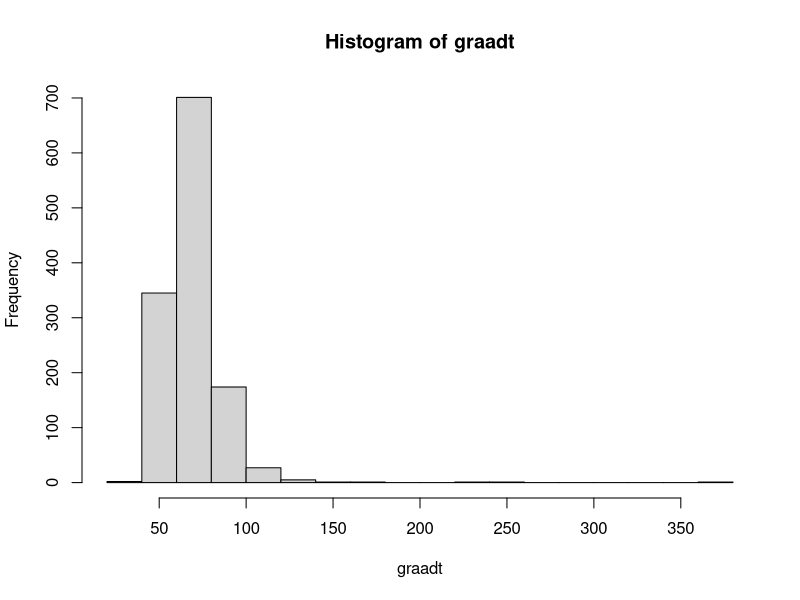
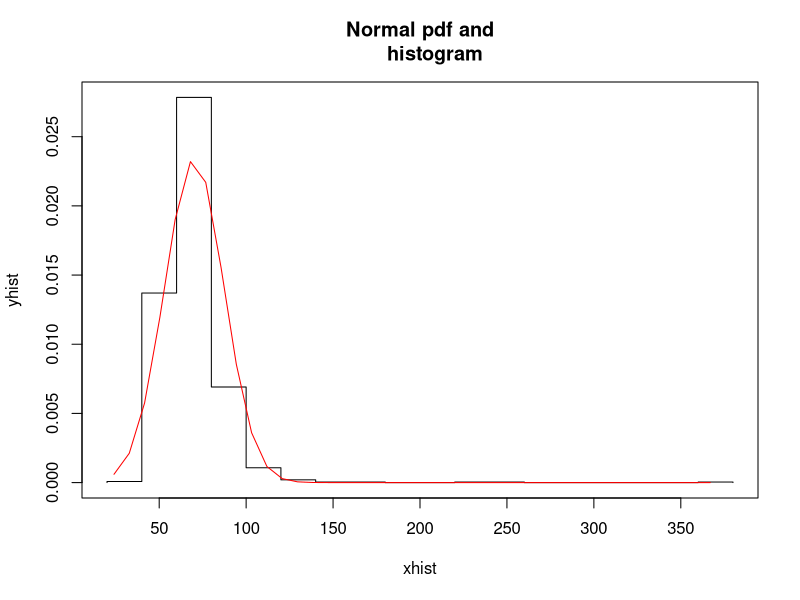
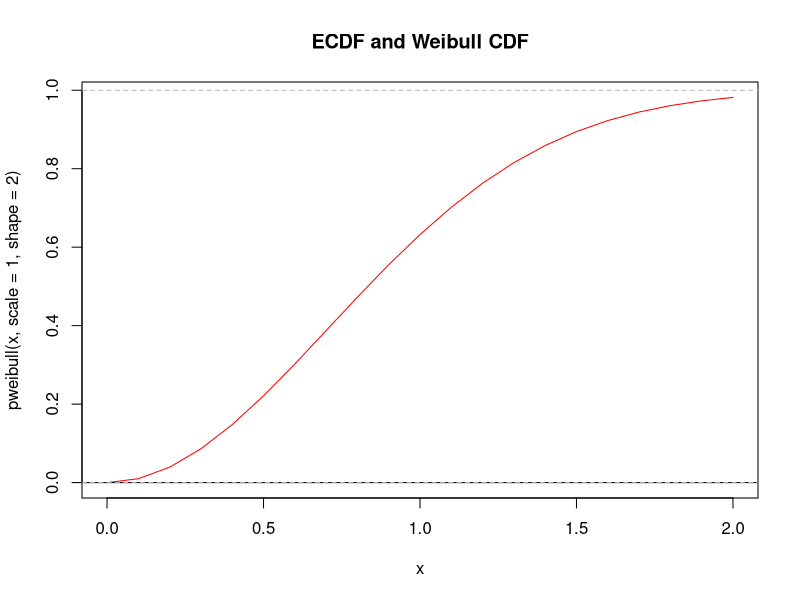

These charts were generated, in order, by the following R code:
# Fitting a distribution for the amount of passengers per hour.
# This average per hour can then be used as the rate parameter to generate
# interarrival times via a Poisson proces.

# 
# # The bus data going from AZU, Heidelberglaan, De Kromme Rijn, Stadion Galgenwaard,
# #                         Rubenslaan, Sterrenwijk, Bleekstraat to CS Centrumzijde.
# bus_AZU_Centraal <- read.csv("Data/Input/12a.csv",
#                               header= TRUE, sep=";")
# 
# # The bus data going from CS Centrumzijde, Bleekstraat, Sterrenwijk, Rubenslaan,
# #                         Stadion Galgenwaard, De Kromme Rijn, Heidelberglaan to AZU.
# bus_Centraal_AZU <- read.csv("Data/Input/12b.csv",
#                               header= TRUE, sep=";")
# 
# 
# # Remove unnecessary Trip information.
# bus_AZU_Centraal <- subset(bus_AZU_Centraal, select=-Trip)
# bus_Centraal_AZU <- subset(bus_Centraal_AZU, select=-Trip)
# 
# # Sum all passenger arrivals within an hour per day.
# bus_AZU_Centraal <- aggregate(x = bus_AZU_Centraal[colnames(bus_AZU_Centraal[,3:ncol(bus_AZU_Centraal)])],
#                               FUN = sum,
#                               by = list(Date = bus_AZU_Centraal$Date,
#                                         Time = as.POSIXlt(strptime(bus_AZU_Centraal$Departure, format="%H:%M"))$hour)))
# 
# # https://stackoverflow.com/questions/13649019/with-r-split-time-series-data-into-time-intervals-say-an-hour-and-then-plot-t
# 
# 
# # First sort by time and by date to have an ordering of days and their hours.
# # https://stackoverflow.com/questions/10683224/obtain-hour-from-datetime-vector
# bus_AZU_Centraal <- bus_AZU_Centraal[order(as.Date(bus_AZU_Centraal$Date, format="%d-%m-%Y"),
#                                            as.POSIXlt(bus_AZU_Centraal$Time, format="%H:%M"),,drop=FALSE]
# 
# # 
# # # Sum all passenger arrivals within an hour per day.
# # bus_AZU_Centraal <- aggregate(x = bus_AZU_Centraal[colnames(bus_AZU_Centraal[,3:ncol(bus_AZU_Centraal)])],
# #                               FUN = sum,
# #                               by = list(Date = bus_AZU_Centraal$Date,
# #                                         Hour = cut(as.POSIXct(bus_AZU_Centraal$Departure), format="%H%M", "hour")))
# # 
# # # https://stackoverflow.com/questions/13649019/with-r-split-time-series-data-into-time-intervals-say-an-hour-and-then-plot-t
# # 
# # 
# # # First sort by time and by date to have an ordering of days and their hours.
# # # https://stackoverflow.com/questions/10683224/obtain-hour-from-datetime-vector
# # bus_AZU_Centraal <- bus_AZU_Centraal[order(as.Date(bus_AZU_Centraal$Date,format="%d-%m-%Y"),
# #                                            as.POSIXlt(bus_AZU_Centraal$Hour, format="%H%M")),,drop=FALSE]
# 
# 
# # Remove unnecessary row names.
# row.names(bus_AZU_Centraal) <- NULL
# 
# 
# 
# 
# # The tram prognosis data in both directions.
# tram <- read.csv("Data/Input/passengerprognose.csv",
#                  header= FALSE, sep=";")


##########################################
# Tram properties Nieuwegeinlijn fitting
##########################################
# The driving times for the tram on the Nieuwegein tram line.
nieuwegein <- read.csv("Data/Input/runtimes.csv",
                        header= TRUE, sep=";")

# The average driving time per stop.
averageNieuwegein <- colMeans(nieuwegein)

# The driving times to Graadt van Roggenweg.
graadt <- nieuwegein[,1]

# Fit distributions
#install.packages("MASS")
library(MASS) ## loading package MASS
fitdistr(graadt, "gamma") ## fitting gamma pdf parameters
fitdistr(graadt, densfun=dweibull, start=list(scale=1, shape=2)) ## fitting Weibull pdf parameters
fitdistr(graadt,"normal") ## fitting gaussian pdf parameters

# The pdf curve and histogram plotted together.
h <- hist(graadt, breaks=15)
xhist <- c(min(h$breaks), h$breaks)
yhist <- c(0, h$density, 0)
xfit <- seq(min(graadt), max(graadt), length=40)
yfit <- dnorm(xfit, mean=mean(graadt), sd=sd(graadt))
plot(xhist, yhist, type="s", ylim=c(0,max(yhist, yfit)), main="Normal pdf and
     histogram")
lines(xfit, yfit, col="red")

# Kolmogorov-Smirnov goodness test
ks.test(graadt,"pweibull", shape=2,scale=1)

# Show true and approximated Weibull
x <- seq(0, 2, 0.1)
plot(x, pweibull(x, scale=1, shape=2), type="l", col="red", main="ECDF and Weibull CDF")
plot(ecdf(graadt), add=TRUE)


# # Distribution fitting
# # Create 200 data points from normal distribution.
# x.norm <- rnorm(n=200, m=10, sd=2)
# # Plot data points.
# hist(x.norm, main="Histogram of observed data")
# 
# # Plot density of data.
# plot(density(x.norm), main="Density estimate of data")
# plot(ecdf(x.norm), main="Empirical cumulative distribution function")
# 
# # Create QQPlot.
# z.norm <- (x.norm-mean(x.norm)) / sd(x.norm) ## standardized data
# qqnorm(z.norm) ## drawing the QQplot
# abline(0, 1) ## drawing a 45-degree reference line
# 
# 
# # Weibull QQPlot.
# x.wei <- rweibull(n=200, shape=2.1, scale=1.1) ## sampling from a Weibull distribution with parameters shape=2.1 and scale=1.1
# x.teo <- rweibull(n=200, shape=2, scale=1) ## theorical quantiles from a Weibull population with known parameters shape=2 & scale=1
# qqplot(x.teo, x.wei, main="QQ-plot distr. Weibull") ## QQ-plot
# abline(0, 1) ## a 45-degree reference line is plotted
# 
# 
# # Poisson distribution
# x.poi<-rpois(n=200, lambda=2.5)
# hist(x.poi, main="Poisson distribution")
# # Normal distribution
# curve(dnorm(x, m=10, sd=2), from=0, to=20, main="Normal distribution")
# # Gamma distribution
# curve(dgamma(x, scale=1.5, shape=2),from=0, to=15, main="Gamma distribution")
# # Weibull
# curve(dweibull(x, scale=2.5, shape=1.5),from=0, to=15, main="Weibull distribution")
# 
# #install.packages("fBasics")
# library(fBasics) ## package loading
# skewness(x.norm) ## skewness of a normal distribution
# kurtosis(x.norm) ## kurtosis of a normal distribution
# skewness(x.wei) ## skewness of a Weibull distribution
# kurtosis(x.wei) ## kurtosis of a Weibull distribution
# 
# 
# # Get the gamma parameters lambda and alpha.
# x.gam <- rgamma(200, rate=0.5, shape=3.5) ## sampling from a gamma distribution with ??=0.5 (scale parameter 12) and ??=3.5 (shape parameter)
# med.gam <- mean(x.gam) ## sample mean
# var.gam <- var(x.gam) ## sample variance
# l.est <- med.gam/var.gam ## lambda estimate (corresponds to rate)
# a.est <- ((med.gam)^2)/var.gam ## alfa estimate
# 
# # Fit distributions
# #install.packages("MASS")
# library(MASS) ## loading package MASS
# fitdistr(x.gam, "gamma") ## fitting gamma pdf parameters
# fitdistr(x.wei, densfun=dweibull, start=list(scale=1, shape=2))## fitting Weibull pdf parameters
# fitdistr(x.norm,"normal") ## fitting gaussian pdf parameters
# 
# 
# ## -------------- Goodness of Fit --------------
# lambda.est <- mean(x.poi) ## estimate of parameter lambda
# tab.os <- table(x.poi)## table with empirical frequencies
# freq.os <- vector()
# for(i in 1: length(tab.os)) freq.os[i]<-tab.os[[i]] ## vector of empirical frequencies
# freq.ex<-(dpois(0:max(x.poi),lambda=lambda.est)*200) ## vector of fitted (expected) frequencies
# acc <- mean(abs(freq.os-trunc(freq.ex))) ## absolute goodness of fit index
# acc/mean(freq.os)*100 ## relative (percent) goodness of fit index
# 
# # The pdf curve and histogram plotted together.
# h <- hist(x.norm, breaks=15)
# xhist <- c(min(h$breaks), h$breaks)
# yhist <- c(0, h$density, 0)
# xfit <- seq(min(x.norm), max(x.norm), length=40)
# yfit <- dnorm(xfit, mean=mean(x.norm), sd=sd(x.norm))
# plot(xhist, yhist, type="s", ylim=c(0,max(yhist, yfit)), main="Normal pdf and
#      histogram")
# lines(xfit, yfit, col="red")
# 
# # Chi-square goodness test
# #install.packages("vcd")
# library(vcd) ## loading vcd package
# gf <- goodfit(x.poi, type="poisson", method="MinChisq")
# summary(gf)
# plot(gf, main="Count data vs Poisson distribution")
# 
# # Continous distribution chi-square test
# x.gam.cut<-cut(x.gam,breaks=c(0,3,6,9,12,18)) ##binning data
# table(x.gam.cut) ## binned data table
# ## computing expected frequencies
# f.ex<-c(20,71,61,31,17) ## expected frequencies vector
# f.os<-vector()
# for(i in 1:5) f.os[i] <- table(x.gam.cut)[[i]] ## empirical frequencies
# X2 <- sum(((f.os-f.ex)^2)/f.ex) ## chi-square statistic
# gdl <- 5-2-1 ## degrees of freedom
# #1-pchisq(X2,gdl) ## p-value
# 
# ## computing relative expected frequencies
# p<-c((pgamma(3,shape=3.5,rate=0.5)-pgamma(0,shape=3.5,rate=0.5)),
#      (pgamma(6,shape=3.5,rate=0.5)-pgamma(3,shape=3.5,rate=0.5)),
#      (pgamma(9,shape=3.5,rate=0.5)-pgamma(6,shape=3.5,rate=0.5)),
#      (pgamma(12,shape=3.5,rate=0.5)-pgamma(9,shape=3.5,rate=0.5)),
#      (pgamma(18,shape=3.5,rate=0.5)-pgamma(12,shape=3.5,rate=0.5)))
# chisq.test(x=f.os,p=p) ## chi-square test
# 
# # Kolmogorov-Smirnov goodness test
# ks.test(x.wei,"pweibull", shape=2,scale=1)
# 
# # Show true and approximated Weibull
# x <- seq(0,2,0.1)
# plot(x, pweibull(x,scale=1,shape=2),type="l",col="red", main="ECDF and Weibull CDF")
# plot(ecdf(x.wei),add=TRUE)
# 
# # Shapiro-Wilk test
# shapiro.test(x.norm)


